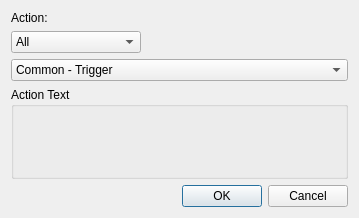
<?xml version="1.0" encoding="UTF-8"?>
<ui version="4.0">
 <class>ActionDialog</class>
 <widget class="QDialog" name="ActionDialog">
  <property name="geometry">
   <rect>
    <x>0</x>
    <y>0</y>
    <width>359</width>
    <height>218</height>
   </rect>
  </property>
  <property name="windowTitle">
   <string>Configure Action</string>
  </property>
  <property name="windowIcon">
   <iconset resource="../qrc/editor.qrc">
    <normaloff>:/ico101.ico</normaloff>:/ico101.ico</iconset>
  </property>
  <layout class="QVBoxLayout" name="verticalLayout">
   <item>
    <widget class="QLabel" name="label">
     <property name="text">
      <string>Action:</string>
     </property>
    </widget>
   </item>
   <item>
    <layout class="QHBoxLayout" name="horizontalLayout">
     <item>
      <widget class="QComboBox" name="comboBox">
       <property name="minimumSize">
        <size>
         <width>130</width>
         <height>0</height>
        </size>
       </property>
       <item>
        <property name="text">
         <string>All</string>
        </property>
       </item>
       <item>
        <property name="text">
         <string>Object</string>
        </property>
       </item>
       <item>
        <property name="text">
         <string>Unit</string>
        </property>
       </item>
      </widget>
     </item>
     <item>
      <spacer name="horizontalSpacer">
       <property name="orientation">
        <enum>Qt::Horizontal</enum>
       </property>
       <property name="sizeHint" stdset="0">
        <size>
         <width>40</width>
         <height>20</height>
        </size>
       </property>
      </spacer>
     </item>
    </layout>
   </item>
   <item>
    <widget class="QComboBox" name="actionBox">
     <property name="sizePolicy">
      <sizepolicy hsizetype="Preferred" vsizetype="Fixed">
       <horstretch>1</horstretch>
       <verstretch>0</verstretch>
      </sizepolicy>
     </property>
     <item>
      <property name="text">
       <string>Common - Trigger</string>
      </property>
     </item>
     <item>
      <property name="text">
       <string>Unit - Say</string>
      </property>
     </item>
     <item>
      <property name="text">
       <string>Unit - Yell</string>
      </property>
     </item>
     <item>
      <property name="text">
       <string>Object - Set State</string>
      </property>
     </item>
     <item>
      <property name="text">
       <string>Object - Set Spawn State</string>
      </property>
     </item>
     <item>
      <property name="text">
       <string>Object - Set Respawn State</string>
      </property>
     </item>
     <item>
      <property name="text">
       <string>Unit - Cast Spell</string>
      </property>
     </item>
     <item>
      <property name="text">
       <string>Common - Delay</string>
      </property>
     </item>
    </widget>
   </item>
   <item>
    <widget class="QGroupBox" name="groupBox">
     <property name="sizePolicy">
      <sizepolicy hsizetype="Preferred" vsizetype="Preferred">
       <horstretch>0</horstretch>
       <verstretch>1</verstretch>
      </sizepolicy>
     </property>
     <property name="title">
      <string>Action Text</string>
     </property>
     <layout class="QVBoxLayout" name="verticalLayout_2">
      <item>
       <widget class="QLabel" name="actionTextLabel">
        <property name="textFormat">
         <enum>Qt::AutoText</enum>
        </property>
        <property name="scaledContents">
         <bool>false</bool>
        </property>
        <property name="alignment">
         <set>Qt::AlignLeading|Qt::AlignLeft|Qt::AlignTop</set>
        </property>
        <property name="wordWrap">
         <bool>true</bool>
        </property>
        <property name="openExternalLinks">
         <bool>false</bool>
        </property>
       </widget>
      </item>
     </layout>
    </widget>
   </item>
   <item>
    <widget class="QDialogButtonBox" name="buttonBox">
     <property name="orientation">
      <enum>Qt::Horizontal</enum>
     </property>
     <property name="standardButtons">
      <set>QDialogButtonBox::Cancel|QDialogButtonBox::Ok</set>
     </property>
     <property name="centerButtons">
      <bool>false</bool>
     </property>
    </widget>
   </item>
  </layout>
 </widget>
 <resources>
  <include location="../qrc/editor.qrc"/>
 </resources>
 <connections>
  <connection>
   <sender>buttonBox</sender>
   <signal>accepted()</signal>
   <receiver>ActionDialog</receiver>
   <slot>accept()</slot>
   <hints>
    <hint type="sourcelabel">
     <x>248</x>
     <y>254</y>
    </hint>
    <hint type="destinationlabel">
     <x>157</x>
     <y>274</y>
    </hint>
   </hints>
  </connection>
  <connection>
   <sender>buttonBox</sender>
   <signal>rejected()</signal>
   <receiver>ActionDialog</receiver>
   <slot>reject()</slot>
   <hints>
    <hint type="sourcelabel">
     <x>316</x>
     <y>260</y>
    </hint>
    <hint type="destinationlabel">
     <x>286</x>
     <y>274</y>
    </hint>
   </hints>
  </connection>
 </connections>
</ui>
